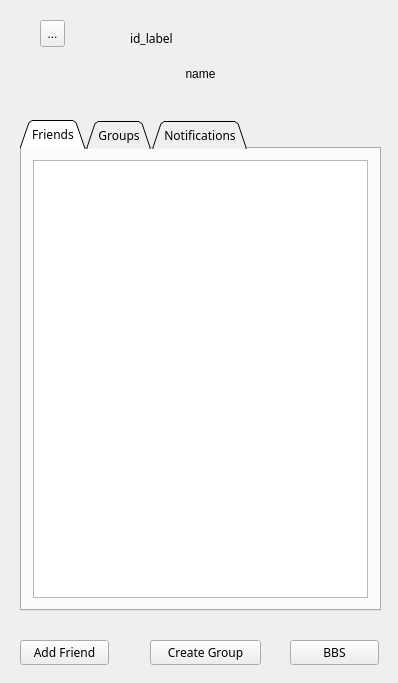
<?xml version="1.0" encoding="UTF-8"?>
<ui version="4.0">
 <class>MainWindow</class>
 <widget class="QMainWindow" name="MainWindow">
  <property name="geometry">
   <rect>
    <x>0</x>
    <y>0</y>
    <width>398</width>
    <height>683</height>
   </rect>
  </property>
  <property name="cursor">
   <cursorShape>ArrowCursor</cursorShape>
  </property>
  <property name="windowTitle">
   <string>LinuxChat</string>
  </property>
  <property name="documentMode">
   <bool>false</bool>
  </property>
  <widget class="QWidget" name="centralWidget">
   <widget class="QPushButton" name="adf_but">
    <property name="geometry">
     <rect>
      <x>20</x>
      <y>640</y>
      <width>89</width>
      <height>25</height>
     </rect>
    </property>
    <property name="font">
     <font>
      <family>Google Sans</family>
     </font>
    </property>
    <property name="cursor">
     <cursorShape>PointingHandCursor</cursorShape>
    </property>
    <property name="text">
     <string>Add Friend</string>
    </property>
   </widget>
   <widget class="QPushButton" name="bbs_but">
    <property name="geometry">
     <rect>
      <x>290</x>
      <y>640</y>
      <width>89</width>
      <height>25</height>
     </rect>
    </property>
    <property name="font">
     <font>
      <family>Google Sans</family>
     </font>
    </property>
    <property name="cursor">
     <cursorShape>PointingHandCursor</cursorShape>
    </property>
    <property name="text">
     <string>BBS</string>
    </property>
   </widget>
   <widget class="QPushButton" name="crgp_but">
    <property name="geometry">
     <rect>
      <x>150</x>
      <y>640</y>
      <width>111</width>
      <height>25</height>
     </rect>
    </property>
    <property name="font">
     <font>
      <family>Google Sans</family>
     </font>
    </property>
    <property name="cursor">
     <cursorShape>OpenHandCursor</cursorShape>
    </property>
    <property name="text">
     <string>Create Group</string>
    </property>
   </widget>
   <widget class="QLabel" name="id_label">
    <property name="geometry">
     <rect>
      <x>130</x>
      <y>30</y>
      <width>121</width>
      <height>17</height>
     </rect>
    </property>
    <property name="font">
     <font>
      <family>Google Sans</family>
     </font>
    </property>
    <property name="text">
     <string>id_label</string>
    </property>
   </widget>
   <widget class="QTabWidget" name="switch_bar">
    <property name="geometry">
     <rect>
      <x>20</x>
      <y>120</y>
      <width>361</width>
      <height>491</height>
     </rect>
    </property>
    <property name="font">
     <font>
      <family>Google Sans</family>
     </font>
    </property>
    <property name="tabShape">
     <enum>QTabWidget::Triangular</enum>
    </property>
    <property name="currentIndex">
     <number>0</number>
    </property>
    <widget class="QWidget" name="friend_bar">
     <attribute name="title">
      <string>Friends</string>
     </attribute>
     <layout class="QVBoxLayout" name="verticalLayout_2">
      <item>
       <layout class="QVBoxLayout" name="friend_layout">
        <item>
         <widget class="QListWidget" name="friend_list"/>
        </item>
       </layout>
      </item>
     </layout>
    </widget>
    <widget class="QWidget" name="group_bar">
     <attribute name="title">
      <string>Groups</string>
     </attribute>
     <layout class="QVBoxLayout" name="verticalLayout_4">
      <item>
       <layout class="QVBoxLayout" name="verticalLayout_3">
        <item>
         <widget class="QListWidget" name="group_list"/>
        </item>
       </layout>
      </item>
     </layout>
    </widget>
    <widget class="QWidget" name="notice_bar">
     <attribute name="title">
      <string>Notifications</string>
     </attribute>
     <layout class="QVBoxLayout" name="verticalLayout_6">
      <item>
       <layout class="QVBoxLayout" name="verticalLayout_5">
        <item>
         <widget class="QListWidget" name="notice_list"/>
        </item>
       </layout>
      </item>
     </layout>
    </widget>
   </widget>
   <widget class="QPushButton" name="edit_name">
    <property name="geometry">
     <rect>
      <x>120</x>
      <y>60</y>
      <width>161</width>
      <height>28</height>
     </rect>
    </property>
    <property name="cursor">
     <cursorShape>PointingHandCursor</cursorShape>
    </property>
    <property name="text">
     <string>name</string>
    </property>
    <property name="flat">
     <bool>true</bool>
    </property>
   </widget>
   <widget class="QToolButton" name="edit_header">
    <property name="geometry">
     <rect>
      <x>40</x>
      <y>20</y>
      <width>25</width>
      <height>27</height>
     </rect>
    </property>
    <property name="cursor">
     <cursorShape>PointingHandCursor</cursorShape>
    </property>
    <property name="text">
     <string>...</string>
    </property>
   </widget>
  </widget>
 </widget>
 <layoutdefault spacing="6" margin="11"/>
 <resources/>
 <connections/>
</ui>
